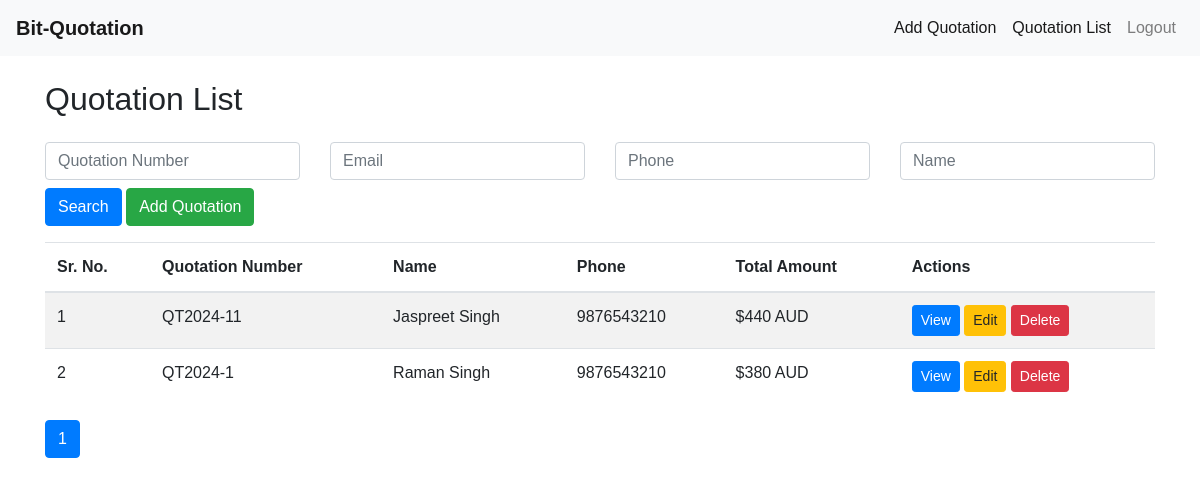
/quotation_list.php (signed in), run on the app's committed database.
### tables this page shows
CREATE TABLE `quotations` (
  `id` int NOT NULL,
  `quotation_number` varchar(50) NOT NULL,
  `quotation_date` timestamp NOT NULL DEFAULT CURRENT_TIMESTAMP,
  `name` varchar(100) NOT NULL,
  `company_name` varchar(100) DEFAULT NULL,
  `tax_number` varchar(50) DEFAULT NULL,
  `address` text NOT NULL,
  `email` varchar(100) NOT NULL,
  `phone` varchar(20) NOT NULL,
  `created_at` timestamp NULL DEFAULT CURRENT_TIMESTAMP,
  `status` enum('quotation','invoice') NOT NULL DEFAULT 'quotation',
  `total_amount` float NOT NULL DEFAULT '0',
  `remarks` text NOT NULL
);

### quotation_list.php (the view, shortened to what this page needs)
<?php
include 'header.php';
include 'config.php';
$results_per_page = 30;
if (isset($_GET['page']) && is_numeric($_GET['page'])) {
    $page = $_GET['page'];
} else {
    $page = 1;
}
$offset = ($page - 1) * $results_per_page;
$search_quotation_number = isset($_GET['q_quotation_number']) ? $_GET['q_quotation_number'] : '';
$search_email = isset($_GET['q_email']) ? $_GET['q_email'] : '';
$search_phone = isset($_GET['q_phone']) ? $_GET['q_phone'] : '';
$search_name = isset($_GET['q_name']) ? $_GET['q_name'] : '';
$sql = "SELECT * FROM quotations ";
$sqlw=array();
$sql .= implode(" OR ",$sqlw)." ORDER BY id DESC LIMIT $offset, $results_per_page";
$result = $conn->query($sql);
if ($result && $result->num_rows > 0) {
    echo '<div class="container">';
    echo '<h2 class="my-4">Quotation List</h2>';
    echo '<div class="mb-3">';
    echo '<form method="GET">';
    echo '<div class="row">';
    echo '<div class="col-md-3">';
    echo '<input type="text" class="form-control" name="q_quotation_number" placeholder="Quotation Number" value="' . htmlspecialchars($search_quotation_number) . '">';
    echo '</div>';
    echo '<div class="col-md-3">';
    echo '<input type="text" class="form-control" name="q_email" placeholder="Email" value="' . htmlspecialchars($search_email) . '">';
    echo '</div>';
    echo '<div class="col-md-3">';
    echo '<input type="text" class="form-control" name="q_phone" placeholder="Phone" value="' . htmlspecialchars($search_phone) . '">';
    echo '</div>';
    echo '<div class="col-md-3">';
    echo '<input type="text" class="form-control" name="q_name" placeholder="Name" value="' . htmlspecialchars($search_name) . '">';
    echo '</div>';
    echo '</div>';
    echo '<button type="submit" class="btn btn-primary mt-2">Search</button>';
    echo ' <a href="add_quotation.php" class="btn btn-success mt-2">Add Quotation</button>';
    echo '</form>';
    echo '</div>';
    echo '<div class="table-responsive">';
    echo '<table class="table table-striped">';
    echo '<thead>';
    echo '<tr>';
    echo '<th scope="col">Sr. No.</th>';
    echo '<th scope="col">Quotation Number</th>';
    echo '<th scope="col">Name</th>';
    echo '<th scope="col">Phone</th>';
    echo '<th scope="col">Total Amount</th>';
    echo '<th scope="col">Actions</th>';
    echo '</tr>';
    echo '</thead>';
    echo '<tbody>';
    $counter = ($page - 1) * $results_per_page + 1;
    while ($row = $result->fetch_assoc()) {
        echo '<tr>';
        echo '<td>' . $counter . '</td>';
        echo '<td>' . $row['quotation_number'] . '</td>';
        echo '<td>' . $row['name'] . '</td>';
        echo '<td>' . $row['phone'] . '</td>';
        echo '<td>'.CURRENCY_PREFIX.'' . $row['total_amount'] . CURRENCY_SUFIX .'</td>';
        echo '<td>';
        echo '<a href="view_quotation.php?id=' . $row['id'] . '" class="btn btn-primary btn-sm">View</a> ';
        echo '<a href="edit_quotation.php?id=' . $row['id'] . '" class="btn btn-warning btn-sm">Edit</a> ';
        echo '<a href="javascript:warningDel(`delete_quotation.php?id=' . $row['id'] . '`);" class="btn btn-danger btn-sm">Delete</a> ';
        echo '</td>';
        echo '</tr>';
        $counter++;
    }
    echo '</tbody>';
    echo '</table>';
    echo '</div>';
    $sql = "SELECT COUNT(*) AS total FROM quotations WHERE 1=1";
    $result = $conn->query($sql);
    $row = $result->fetch_assoc();
    $total_pages = ceil($row['total'] / $results_per_page);
    echo '<nav aria-label="Page navigation">';
    echo '<ul class="pagination">';
    for ($i = 1; $i <= $total_pages; $i++) {
        echo '<li class="page-item ' . ($page == $i ? 'active' : '') . '"><a class="page-link" href="?page=' . $i . '&q_quotation_number=' . htmlspecialchars($search_quotation_number) . '&q_email=' . htmlspecialchars($search_email) . '&q_phone=' . htmlspecialchars($search_phone) . '&q_name=' . htmlspecialchars($search_name) . '">' . $i . '</a></li>';
    }
    echo '</ul>';
    echo '</nav>';
    echo '</div>';
} else {
    echo '<div class="container">';
    echo '<p>No quotations found.</p>';
    echo '</div>';
}
include 'footer.php';
?>

### style.css (style rules this page uses)
body { font-family: Arial, sans-serif; }

### data on the page
quotations: quotation_number "QT2024-11", name "Jaspreet Singh", phone "9876543210", total_amount "440"
quotations: quotation_number "QT2024-1", name "Raman Singh", phone "9876543210", total_amount "380"
